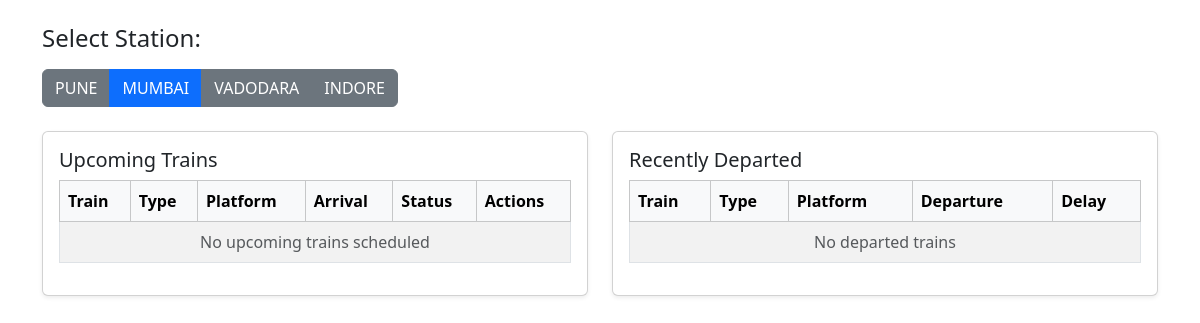
The page /station/MMCT/ on the database as committed earlier.
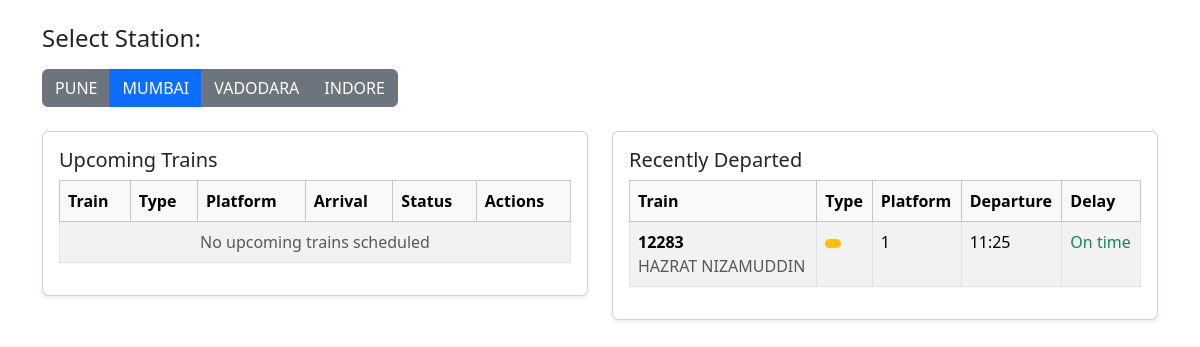
The same page on the database as committed later.
### train_scheduler/models.py (models this page shows, shortened)
class TrainStation(models.Model):
    name = models.CharField(max_length=100,default="")
    code = models.CharField(max_length=10, unique=True)
    platforms = models.IntegerField(default=1)
    def __str__(self):
        return f"{self.name} ({self.code})"

class Train(models.Model):
    TRAIN_TYPES = [
        ('EXPRESS', 'Express Train'),
        ('PASSENGER', 'Passenger Train'),
        ('FREIGHT', 'Freight Train'),
    ]
    PRIORITY_LEVELS = [
        (1, 'Low'),
        (2, 'Medium'),
        (3, 'High'),
    ]
    STATUS_CHOICES = [
        ('SCHEDULED', 'Scheduled'),
        ('ARRIVING', 'Arriving'),
        ('AT_STATION', 'At Station'),
        ('DEPARTED', 'Departed'),
        ('DELAYED', 'Delayed'),
        ('CANCELLED', 'Cancelled'),
    ]
    train_number = models.CharField(max_length=20, unique=True)
    name = models.CharField(max_length=100)
    train_types = models.CharField(max_length=20, choices=TRAIN_TYPES)
    priority = models.IntegerField(choices=PRIORITY_LEVELS, default=2)
    current_station = models.ForeignKey(
        TrainStation,
        on_delete=models.CASCADE,
        related_name='current_trains'
    )
    platform = models.IntegerField()
    scheduled_arrival = models.DateTimeField()
    scheduled_departure = models.DateTimeField()
    actual_arrival = models.DateTimeField(null=True, blank=True)
    actual_departure = models.DateTimeField(null=True, blank=True)
    status = models.CharField(
        max_length=20,
        choices=STATUS_CHOICES,
        default='SCHEDULED'
    )
    delay_minutes = models.IntegerField(default=0)
    class Meta:
        ordering = ['scheduled_arrival']

### train_scheduler/views.py (the view)
# urls.py: path('', views.train_board, name='train_board'),
def train_board(request,station_code=None):
    stations = TrainStation.objects.all()
    print(stations)
    selected_station = None
    upcoming_trains = []
    departed_trains = []
    if station_code:
        selected_station = TrainStation.objects.get(code=station_code)
        queue = PriorityTrainQueue()
        upcoming = Train.objects.filter(
            current_station=selected_station,
            scheduled_departure__gt=timezone.now(),
            status__in=['SCHEDULED', 'ARRIVING', 'AT_STATION']
        )
        for t in upcoming:
            queue.push(t)
        while not queue.is_empty():
            upcoming_trains.append(queue.pop())
        departed_trains = Train.objects.filter(
            current_station=selected_station,
            actual_departure__isnull=False,
            status='DEPARTED'
        ).order_by('-actual_departure')[:10]
    return render(request, 'train_scheduler/train_board.html', {
        'stations': stations,
        'selected_station': selected_station,
        'upcoming_trains': upcoming_trains,
        'departed_trains': departed_trains,
    })

### train_scheduler/models.py (called while the page is built)
    def is_empty(self):
        return len(self.queue) == 0

### train_scheduler/templates/train_scheduler/train_board.html (shortened to what the changed rows need)
{% extends "train_scheduler/base.html" %}
{% block content %}
<div class="container my-4">
    <div class="mb-4">
        <h2 class="h4 mb-3">Select Station:</h2>
        <div class="btn-group">
            {% for station in stations %}
            <a href="{% url 'station_board' station.code %}"
               class="btn {% if selected_station == station %}btn-primary{% else %}btn-secondary{% endif %}">
                {{ station.name }}
            </a>
            {% endfor %}
        </div>
    </div>
    {% if selected_station %}
    <div class="row g-4">
        <div class="col-12 col-lg-6">
            <div class="card shadow-sm">
                <div class="card-body">
                    <h2 class="h5 card-title">Upcoming Trains</h2>
                    <div class="table-responsive">
                        <table class="table table-bordered table-striped">
                            <thead class="table-light">
                                <tr>
                                    <th>Train</th>
                                    <th>Type</th>
                                    <th>Platform</th>
                                    <th>Arrival</th>
                                    <th>Status</th>
                                    <th>Actions</th>
                                </tr>
                            </thead>
                        </table>
                    </div>
                </div>
            </div>
        </div>
        <div class="col-12 col-lg-6">
            <div class="card shadow-sm">
                <div class="card-body">
                    <h2 class="h5 card-title">Recently Departed</h2>
                    <div class="table-responsive">
                        <table class="table table-bordered table-striped">
                            <thead class="table-light">
                                <tr>
                                    <th>Train</th>
                                    <th>Type</th>
                                    <th>Platform</th>
                                    <th>Departure</th>
                                    <th>Delay</th>
                                </tr>
                            </thead>
                            <tbody>
                                {% for train in departed_trains %}
                                <tr>
                                    <td>
                                        <div class="fw-bold">{{ train.train_number }}</div>
                                        <div class="text-muted">{{ train.name }}</div>
                                    </td>
                                    <td>
                                        <span class="badge
                                            {% if train.train_type == 'EXPRESS' %}bg-success
                                            {% elif train.train_type == 'PASSENGER' %}bg-primary
                                            {% else %}bg-warning{% endif %}">
                                        </span>
                                    </td>
                                    <td>{{ train.platform }}</td>
                                    <td>{{ train.actual_departure|date:"H:i" }}</td>
                                    <td>
                                        {% if train.delay_minutes > 0 %}
                                        <span class="text-danger">+{{ train.delay_minutes }}min</span>
                                        {% else %}
                                        <span class="text-success">On time</span>
                                        {% endif %}
                                    </td>
                                </tr>
                                {% empty %}
                                <tr>
                                    <td colspan="5" class="text-center text-muted">
                                        No departed trains
                                    </td>
                                </tr>
                                {% endfor %}
                            </tbody>
                        </table>
                    </div>
                </div>
            </div>
        </div>
    </div>
    {% else %}
    <div class="text-center text-muted py-4">
        Please select a station to view train schedules.
    </div>
    {% endif %}
</div>
{% endblock %}

Rows that differ between the two databases and show on the page:
now on this page (row edited): Train: train_number "12283", name "HAZRAT NIZAMUDDIN", platform "1", actual_departure "11:25", delay_minutes "On time"
Other text that changed with them:
text no longer shown: "No departed trains"
